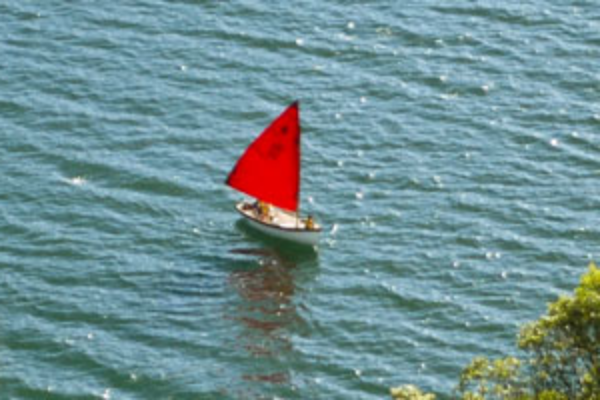
#> input picture Images/resized_cropped_region_2x.png, 600 x 400 px
$ python checkOpenCV.py
#> lines starting #> are read from the running program, lines starting #| are printed output that depends on the picture
import cv2 as cv
print(cv.__version__)
img = cv.imread('./Images/resized_cropped_region_2x.png', 0)
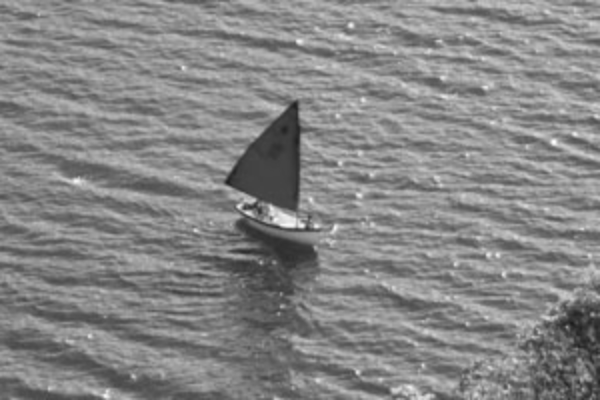
#> img: shape (400, 600); min 28, max 253, mean 133.9
# img = cv.imread('./Images/img_coins_0.jpg')
print(img)
#> (printed output is left out)
winname = 'nameofWindow'
cv.namedWindow(winname, cv.WINDOW_NORMAL)
cv.resizeWindow(winname, (800, 600))
cv.imshow(winname, img)
cv.waitKey(0)
cv.destroyAllWindows()
